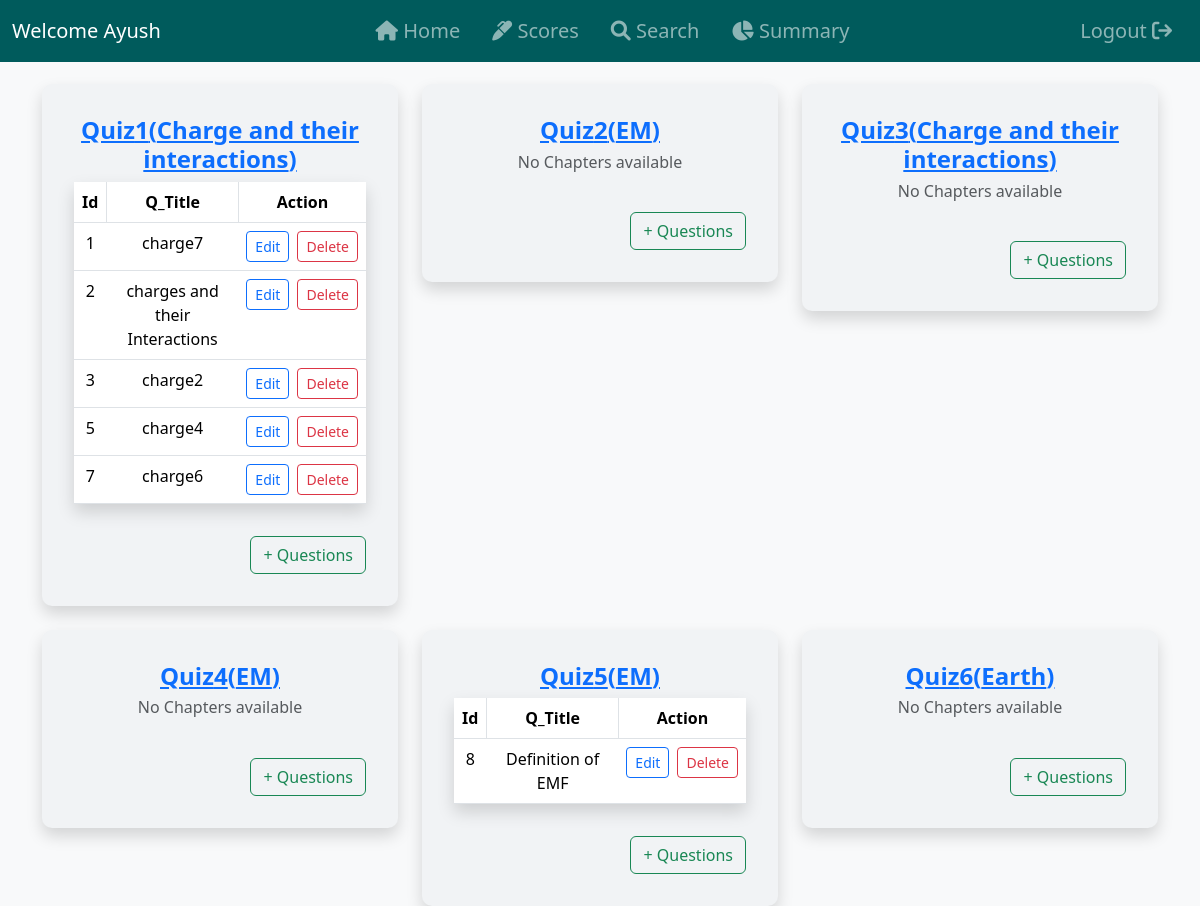
Screenshot of /admin/quiz_management (signed in) with the database file from the repository.
### controllers/models.py (models this page shows, shortened)
class User(db.Model, UserMixin):
    __tablename__ = 'user'
    id = db.Column(db.Integer, primary_key=True)
    fullname = db.Column(db.String(200), nullable=False)
    email = db.Column(db.String(150), unique=True, nullable=False)
    username = db.Column(db.String(100), unique=True, nullable=False)
    dob = db.Column(db.Date, nullable=False)
    qualification = db.Column(db.String(200))
    document_path = db.Column(db.String(length=200), nullable=False)  # Path to uploaded document
    password = db.Column(db.String(60), nullable=False)

class Quiz(db.Model):
    id = db.Column(db.Integer, primary_key=True)
    chapter_id = db.Column(db.Integer, db.ForeignKey('chapter.id'), nullable=False)
    subject_id = db.Column(db.Integer, db.ForeignKey('subject.id'), nullable=False)
    date_of_quiz = db.Column(db.DateTime, default=func.now())
    time_duration = db.Column(db.String(10))  # HH:MM format
    remarks = db.Column(db.Text)
    questions = db.relationship('Question', backref='quiz', cascade='all, delete-orphan')
    scores = db.relationship('Score', backref='quiz', cascade='all, delete-orphan')
    subject = db.relationship('Subject', backref='quizzes')

class Chapter(db.Model):
    id = db.Column(db.Integer, primary_key=True)
    name = db.Column(db.String(200), nullable=False, unique=True)
    description = db.Column(db.Text, nullable=False)
    no_of_quizes = db.Column(db.Integer, nullable=False) # I don't know how to use this stuff.
    subject_id = db.Column(db.Integer, db.ForeignKey('subject.id'), nullable=False)
    quizzes = db.relationship('Quiz', backref='chapter', cascade='all, delete-orphan')

class Question(db.Model):
    id = db.Column(db.Integer, primary_key=True)
    quiz_id = db.Column(db.Integer, db.ForeignKey('quiz.id'), nullable=False)
    question_title = db.Column(db.String(30), nullable=False)
    question_statement = db.Column(db.Text, nullable=False)
    option1 = db.Column(db.String(255), nullable=False)
    option2 = db.Column(db.String(255), nullable=False)
    option3 = db.Column(db.String(255), nullable=False)
    option4 = db.Column(db.String(255), nullable=False)
    correct_option = db.Column(db.Integer, nullable=False)  # Stores option number (1-4)

### controllers/routes.py (the view)
@app.route('/admin/quiz_management')
@login_required
def quiz_management():
    quizes = Quiz.query.all()
    return render_template('quiz_management.html', quizes=quizes)

### controllers/models.py (called while the page is built)
@login_manager.user_loader
def load_user(user_id):
    try:
        user_type, id = user_id.split('-')
        id = int(id)
        if user_type == 'admin':
            return Admin.query.get(id)
        else:
            return User.query.get(id)
    except (ValueError, AttributeError):
        print(f"ERROR: Invalid user_id: {user_id}")
        return None

### controllers/templates/quiz_management.html (shortened to what this page needs)
{% extends 'base.html' %}
{% block content %}
<div class="container mt-4">
    <div class="row g-4 d-flex justify-content-center">
        {% if quizes %}
            {% for quiz in quizes %}
                <div class="col-md-4">
                    <div class="card p-3 shadow">
                        <div class="card-body">
                            <h4 class="fw-bold text-center"><a href="#">Quiz{{ quiz.id }}({{quiz.chapter.name}})</a></h4>
                            <table class="table table-hover shadow">
                                {% if quiz.questions %}
                                    <thead>
                                        <tr>
                                            <th scope="col" class="text-center border-end">Id</th>
                                            <th scope="col" class="text-center border-end">Q_Title</th>
                                            <th scope="col" class="text-center">Action</th>
                                        </tr>
                                    </thead>
                                    <tbody>
                                        {% for question in quiz.questions %}
                                            <tr>
                                                <td class="text-center">{{ question.id }}</td>
                                                <td class="text-center">{{ question.question_title }}</td>
                                                <td class="text-center">
                                                    <div class="d-flex justify-content-center gap-2">
                                                        <a href="{{url_for('edit_question', question_id=question.id)}}" class="btn btn-outline-primary btn-sm">Edit</a>
                                                        <form action="{{ url_for('delete_question', question_id=question.id) }}" method="POST" onsubmit="return confirm('Are you sure you want to delete this service?')">
                                                            <button type="submit" class="btn btn-outline-danger btn-sm">Delete</button>
                                                        </form>
                                                    </div>
                                                </td>
                                            </tr>
                                        {% endfor %}
                                    </tbody>
                                {% else %}
                                    <h6 class="text-center text-muted">No Chapters available</h6>
                                {% endif %}
                            </table>
                            <div class="row mt-3">
                                <div class="col text-end mt-3">
                                    <a href="{{url_for('add_question', quiz_id=quiz.id)}}" class="btn btn-outline-success">+ Questions</a>
                                </div>
                            </div>
                        </div>
                    </div>
                </div>
            {% endfor %}
        {% else %}
            <div class="container"><h3 style="color: #808080;">No Quizes! Consider creating one.</h3></div>
        {% endif %}
    </div>
</div>
{% endblock %}

### controllers/templates/base.html (shortened to what this page needs)
<!doctype html>
<html lang="en">
<head>
    <link rel="stylesheet" href="https://cdnjs.cloudflare.com/ajax/libs/font-awesome/6.0.0-beta3/css/all.min.css">
    <link href="https://cdn.jsdelivr.net/npm/bootstrap@5.3.3/dist/css/bootstrap.min.css" rel="stylesheet"
>
    <link rel="stylesheet" href="{{ url_for('static', filename='styles.css') }}">
</head>
<body class="d-flex flex-column min-vh-100">
    <header>
        <nav class="navbar navbar-expand-lg navbar-dark fixed-top color custom-navbar">
            <div class="container-fluid">
                {% if current_user.is_authenticated %}
                <a class="navbar-brand me-auto" href="#">
                    Welcome {{ current_user.username if current_user.username else current_user.email.split('@')[0] }}
                </a>
                <div class="collapse navbar-collapse justify-content-center" id="navbarNavAltMarkup">
                    <div class="navbar-nav">
                        <a class="nav-link fs-5 px-3 py-2" aria-current="page" href="{{url_for('dashboard')}}"><i class="fa-solid fa-house"></i> Home</a>
                        {% if current_user.__tablename__ == 'admin' %}
                            <a class="nav-link fs-5 px-3 py-2" href="{{url_for('quiz_management')}}"><i class="fa-solid fa-question"></i> Quiz</a>
                        {% elif current_user.__tablename__ == 'user' %}
                            <a class="nav-link fs-5 px-3 py-2" href="{{ url_for('quiz_scores', user_id=current_user.id)}}"><i class="fa-solid fa-marker"></i> Scores</a>
                        {% endif %}
                        <a class="nav-link fs-5 px-3 py-2" href="{{url_for('search')}}"><i class="fa-solid fa-magnifying-glass"></i> Search</a>
                        <a class="nav-link fs-5 px-3 py-2" href="{{url_for('summary')}}"><i class="fa-solid fa-chart-pie"></i> Summary</a>
                    </div>
                </div>
                <div class="justify-content" id="navbarNavAltMarkup">
                    <div class="navbar-nav ms-auto fs-5">
                        <a class="nav-link fs-5 px-3 py-2" href="{{url_for('logout')}}">
                            Logout <i class="fa-solid fa-arrow-right-from-bracket"></i>
                        </a>
                    </div>
                </div>
                {% endif %}
            </div>
        </nav>
    </header>
    <main class="flex-grow-1">
        {% block content %}
        {% endblock %}
    </main>
</body>
</html>

### controllers/static/styles.css (style rules this page uses)
body { padding-top: 60px; }
.custom-navbar { background-color: #005B5C; }

### controllers/templates/quiz_management.html (style rules this page uses)
body { background-color: #f8f9fa; }
.card { border: none; transition: transform 0.2s ease-in-out; background-color: #f1f3f5; border-radius: 10px; }

### rows the page displays
User: username "Ayush"
Quiz: id "1", chapter.name "Charge and their interactions"
Question: id "1", question_title "charge7"
Question: id "2", question_title "charges and their Interactions"
Question: id "3", question_title "charge2"
Question: id "5", question_title "charge4"
Question: id "7", question_title "charge6"
Quiz: id "2", chapter.name "EM", shows "No Chapters available"
Quiz: id "3", chapter.name "Charge and their interactions", shows "No Chapters available"
Quiz: id "4", chapter.name "EM", shows "No Chapters available"
Quiz: id "5", chapter.name "EM"
Question: id "8", question_title "Definition of EMF"
Quiz: id "6", chapter.name "Earth", shows "No Chapters available"
